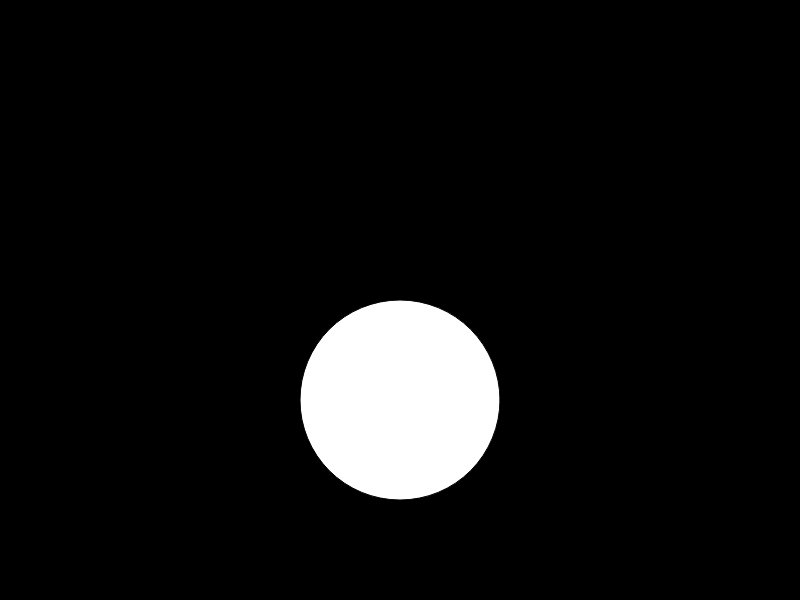
Frame 1 (no input)
Frame 60 (no input): identical to frame 1, image omitted
Frame 120 (the mouse pressed at the canvas centre since frame 60): identical to frame 1, image omitted

The p5.js sketch that drew this single still picture (run headless with seeded random() and noise() and a simulated clock; from frame 60 on, the mouse is pressed at the canvas centre):

// p5.js sketch
// ── sketch.js
function setup() {
  createCanvas(800, 600);
  background(220);
}

function draw() {
  background(0);
  ellipse (400,400,200);




}
